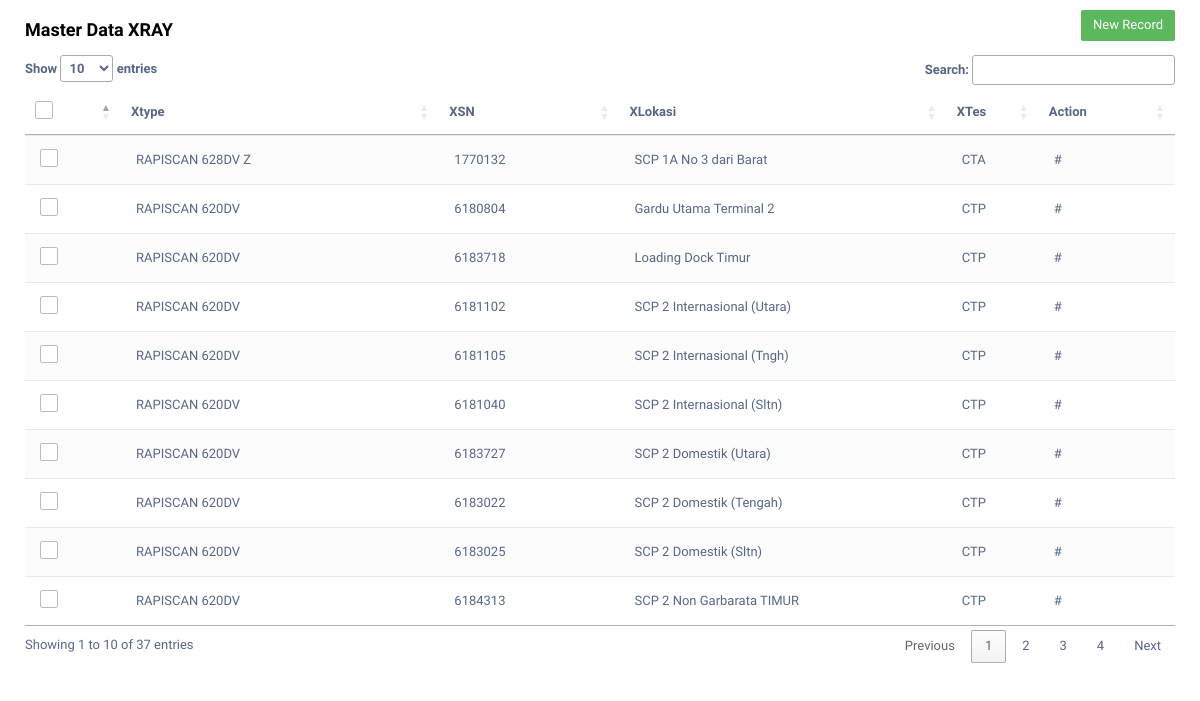
Screenshot of /dashboard/masterdata_xray.php with the database file from the repository.
### tables this page shows
CREATE TABLE `txr1` (
  `id_xtype` int(10) NOT NULL,
  `xtype` varchar(50) NOT NULL,
  `xsn` varchar(20) NOT NULL,
  `xlokasi` varchar(50) NOT NULL,
  `xtes` varchar(20) NOT NULL
);

### dashboard/masterdata_xray.php (the view, shortened to what this page needs)
<!DOCTYPE html>
<html lang="en">
<head>
	<link rel="stylesheet" href="https://maxcdn.bootstrapcdn.com/font-awesome/4.7.0/css/font-awesome.min.css">
	<link rel="stylesheet" href="https://maxcdn.bootstrapcdn.com/bootstrap/3.3.7/css/bootstrap.min.css">
	<link rel="stylesheet" type="text/css" media="screen" href="https://cdn.datatables.net/1.10.19/css/jquery.dataTables.min.css">
</head>
<body>
	<?php
	include "koneksi.php";
	$controladd = $_GET['controladd'];
	?>
	<form method="post" action="">
		<div class="table-wrapper">
			<div class="table-title">
				<div class="row">
					<div class="col-sm-6">
						<h4><b>Master Data XRAY</b></h4>
					</div>
					<div class="col-sm-6">
						<a href="#addEmployeeModal" class="btn btn-success" data-toggle="modal">New Record</a>
					</div>
				</div>
			</div>
			<table id="tabel-data" class="table table-striped table-hover">
				<thead>
					<tr>
						<th>
							<span class="custom-checkbox">
								<label for="selectAll"></label>
							</span>
						</th>
						<th>Xtype</th>
						<th>XSN</th>
						<th>XLokasi</th>
						<th>XTes</th>
                        <th>Action</th>
					</tr>
				</thead>
				<tbody>
                <?php
					$ksql = "SELECT * FROM txr1 ORDER BY id_xtype DESC";
					$khasil = mysqli_query($conn, $ksql);
					while ($krow = mysqli_fetch_array($khasil)) {
					?>
						<tr>
							<td>
								<span class="custom-checkbox">
									<label for="checkbox5"></label>
								</span>
							</td>
							<td><?php echo $krow['xtype']; ?></td>
							<td><?php echo $krow['xsn']; ?></td>
							<td><?php echo $krow['xlokasi']; ?></td>
							<td><?php echo $krow['xtes']; ?></td>
							<td>
								<?php
								if ($controladd == "1") {
								?>
									<a href="#editEmployeeModal<?php echo $krow['id_xtype']; ?>" class="edit" data-toggle="modal"><i class="material-icons" data-toggle="tooltip" title="Edit">&#xE254;</i></a>
									<a href="#deleteEmployeeModal<?php echo $krow['id_xtype']; ?>" class="delete" data-toggle="modal"><i class="material-icons" data-toggle="tooltip" title="Delete">&#xE872;</i></a>
								<?php
								} else {
									echo "#";
								}
								?>
							</td>
						</tr>
					<?php
					}
					?>
				</tbody>
			</table>
		</div>
	</form>
</body>
</html>

### dashboard/masterdata_xray.php (style rules this page uses)
body { color: #566787; background: #fff; font-family: 'Varela Round', sans-serif; font-size: 13px; }
.table-wrapper { background: #fff; padding: 10px 25px; }
.table-title { padding-bottom: 5px; background: #fff; color: #000; }
.table-title .btn { color: #fff; float: right; font-size: 13px; border: none; min-width: 50px; border-radius: 2px; border: none; outline: none !important; margin-left: 10px; }
table.table tr th, table.table tr td { border-color: #e9e9e9; padding: 12px 15px; vertical-align: middle; }
table.table tr th:first-child { width: 60px; }
table.table tr th:last-child { width: 100px; }
table.table-striped tbody tr:nth-of-type(odd) { background-color: #fcfcfc; }
.custom-checkbox { position: relative; }
.custom-checkbox label:before { width: 18px; height: 18px; }
.custom-checkbox label:before { content: ''; margin-right: 10px; display: inline-block; vertical-align: text-top; background: white; border: 1px solid #bbb; border-radius: 2px; box-sizing: border-box; z-index: 2; }

### rows the page displays
txr1: xtype "RAPISCAN 628DV Z", xsn "1770132", xlokasi "SCP 1A No 3 dari Barat", xtes "CTA"
txr1: xtype "RAPISCAN 620DV", xsn "6180804", xlokasi "Gardu Utama Terminal 2", xtes "CTP"
txr1: xtype "RAPISCAN 620DV", xsn "6183718", xlokasi "Loading Dock Timur", xtes "CTP"
txr1: xtype "RAPISCAN 620DV", xsn "6181102", xlokasi "SCP 2 Internasional (Utara)", xtes "CTP"
txr1: xtype "RAPISCAN 620DV", xsn "6181105", xlokasi "SCP 2 Internasional (Tngh)", xtes "CTP"
txr1: xtype "RAPISCAN 620DV", xsn "6181040", xlokasi "SCP 2 Internasional (Sltn)", xtes "CTP"
txr1: xtype "RAPISCAN 620DV", xsn "6183727", xlokasi "SCP 2 Domestik (Utara)", xtes "CTP"
txr1: xtype "RAPISCAN 620DV", xsn "6183022", xlokasi "SCP 2 Domestik (Tengah)", xtes "CTP"
txr1: xtype "RAPISCAN 620DV", xsn "6183025", xlokasi "SCP 2 Domestik (Sltn)", xtes "CTP"
txr1: xtype "RAPISCAN 620DV", xsn "6184313", xlokasi "SCP 2 Non Garbarata TIMUR", xtes "CTP"
